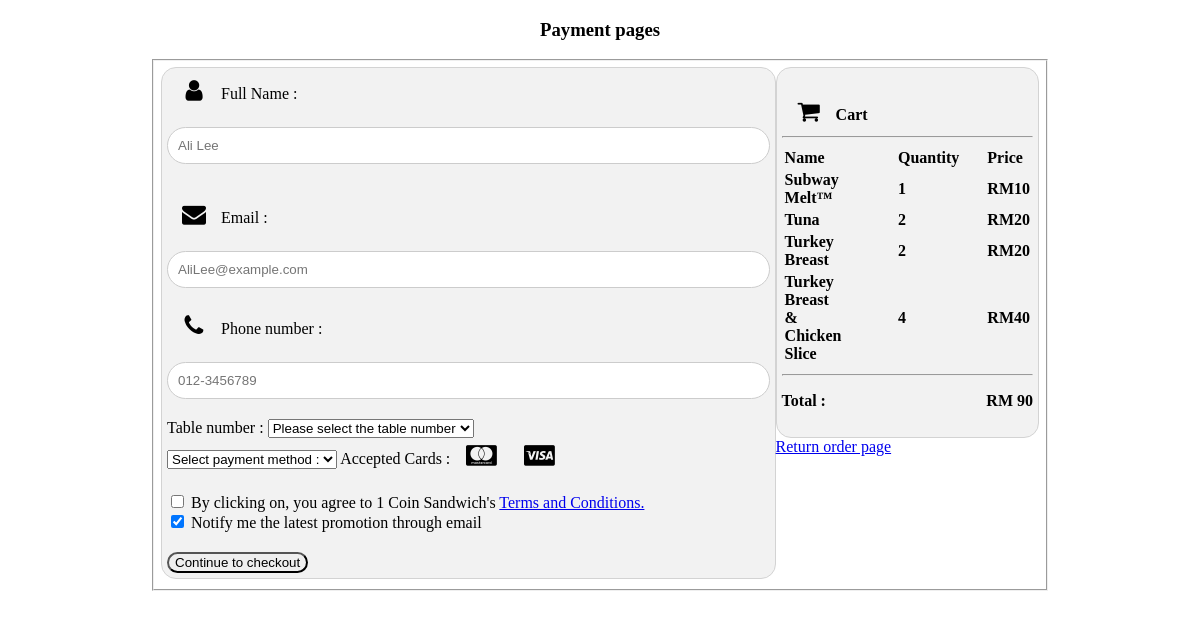
The app's page /payment.php, older data.
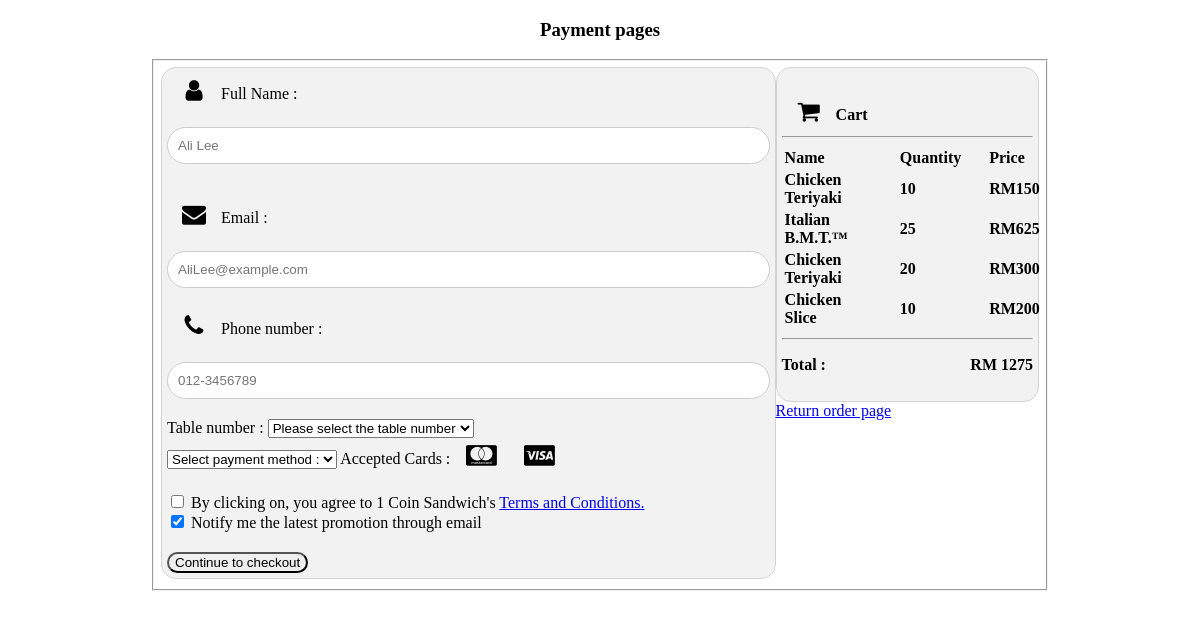
The same page, newer data.
### tables this page shows
CREATE TABLE `orders` (
  `order_ID` int(30) NOT NULL,
  `Food_ID` int(30) NOT NULL,
  `foodname` varchar(30) NOT NULL,
  `price` int(30) NOT NULL,
  `quantity` int(30) NOT NULL,
  `username` varchar(30) NOT NULL
);

### payment.php (the view, shortened to what this page needs)
<?php include("config.php");
                    $email = $_GET['email'];
                    ?>
<!DOCTYPE html>
<html lang="en">
<head>
    <link rel="stylesheet" href="https://cdnjs.cloudflare.com/ajax/libs/font-awesome/4.7.0/css/font-awesome.min.css">
</head>
<body>
    <div class="middle">
        <h3>Payment pages</h3>
        <fieldset>
            <div class="row">
                <div class="box">
                    <form name="from1"  method="post" action=""  >
                        <label for="fname" ><i class="fa fa-user"></i>Full Name :</label>
                        <input type="text" name="Fullname" placeholder="Ali Lee">
                        <label for="email"><i class="fa fa-envelope"></i>Email : </label>
                        <input type="text" name="Email" placeholder="AliLee@example.com">
                        <label for="fname"><i class="fa fa-phone"></i>Phone number :</label>
                        <input type="text" name="Phonenumber" placeholder="012-3456789">
                        <label for="fname" >Table number :</label>
                        <select name="tableno" >
                            <option value="0">Please select the table number</option>
                        </select>
                        <div class="selection">
                            <select name="choice">
                                <option value="0">Select payment method :</option>
                            </select>
                            <label>Accepted Cards :
                            <i class="fa fa-cc-mastercard"></i>
                            <i class="fa fa-cc-visa"></i>
                            </label><br>
                        </div>
                        <label>
                            <input type="checkbox" name="tick" > By clicking on, you agree to 1 Coin Sandwich's <a href="#"> Terms and Conditions.</a><br>
                            <input type="checkbox" checked="checked"> Notify me the latest promotion through email<br>
                        </label>
                        <input type="submit" name="saveas" value="Continue to checkout" class="botton">
                    </form>
                </div>
                <div class="box2">
                    <h4><i class="fa fa-shopping-cart"></i>Cart <span class="price" style="color:black"> </span>
                    <table>
                        <hr>
                    <?php
                    $sql = "SELECT * FROM orders";
                    $result = mysqli_query($conn,$sql);
                    $total=0;
                    ?>
                    <tr>
                    <td>Name </td>
                    <td>&nbsp;&nbsp;&nbsp;&nbsp;&nbsp;</td>
                    <td>&nbsp;&nbsp;&nbsp;&nbsp;&nbsp;</td>
                    <td>Quantity</td>
                    <td>&nbsp;&nbsp;&nbsp;&nbsp;&nbsp;</td>
                    <td>Price</td>
                    </tr>
                    <?php
                    while($row = mysqli_fetch_array($result))
                    {
                        $p=$row["price"];
                        $q=$row["quantity"];
                        $subtotal=$p*$q;
                        $total =  $total + $subtotal;
                    ?>
                    <tr>
                    <td><?php echo $row["foodname"]; ?></td>
                    <td>&nbsp;&nbsp;&nbsp;&nbsp;&nbsp;</td>
                    <td>&nbsp;&nbsp;&nbsp;&nbsp;&nbsp;</td>
                    <td><?php echo $row["quantity"]; ?></td>
                    <td>&nbsp;&nbsp;&nbsp;</td>
                    <td>RM<?php echo $subtotal; ?></td>
                    </tr>
                    <?php
                    }
                    ?>
                    </table>
                    <hr>
                    <p>Total :<span class="price" style="color:black"><b>RM <?php echo $total;?></b></span></p>
                </div>
            </div>
            <p><a href="order.php?email=<?php echo $email?>">Return order page</p></a>
        </fieldset>
    </div>
</body>
</html>

Row changes from the older to the newer data that the page shows:
removed orders: foodname "Subway Melt™", quantity "1", price "10"
removed orders: foodname "Tuna", quantity "2", subtotal "20"
removed orders: foodname "Turkey Breast", quantity "2", subtotal "20"
removed orders: foodname "Turkey Breast & Chicken Slice", quantity "4", subtotal "40"
added orders: foodname "Chicken Teriyaki", quantity "10", subtotal "150"
added orders: foodname "Italian B.M.T.™", quantity "25", subtotal "625"
added orders: foodname "Chicken Teriyaki", quantity "20", subtotal "300"
added orders: foodname "Chicken Slice", quantity "10", subtotal "200"
Text that changed along with them:
$total: "90" → "1275"
